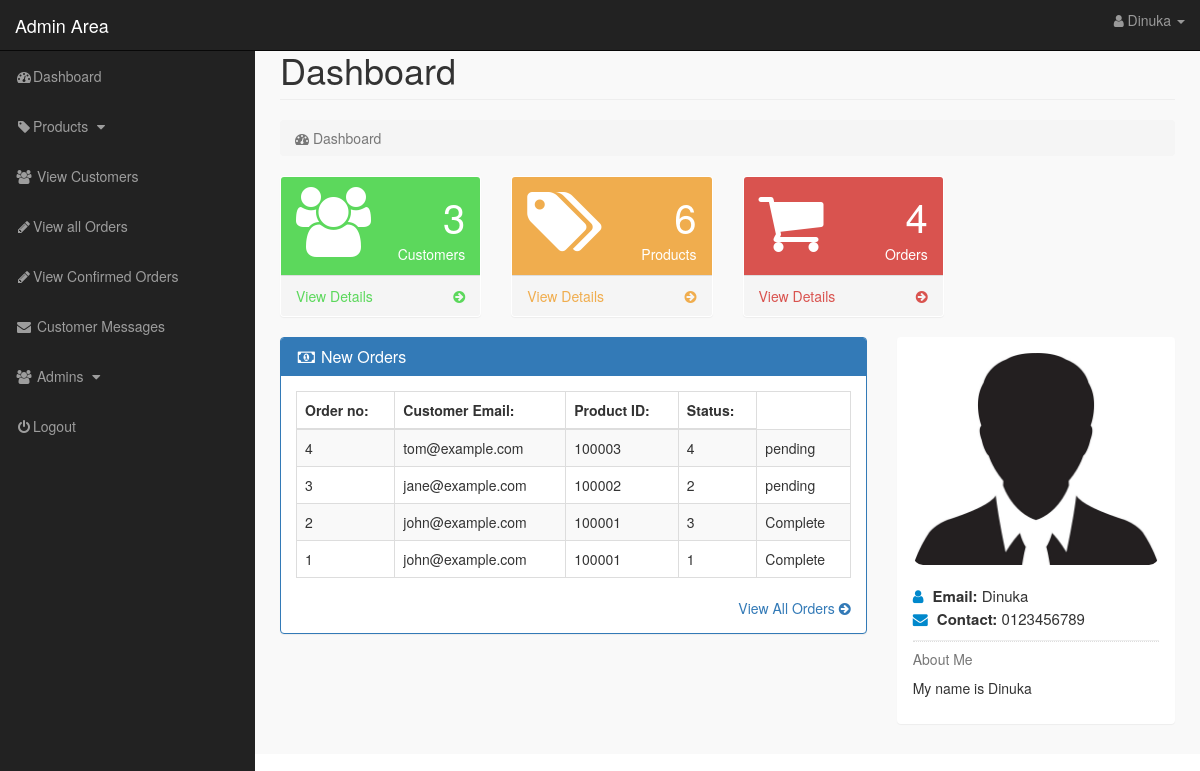
The page /artiful-aisle/admin_area/index.php?dashboard (signed in) on the database its author committed.
### tables this page shows
CREATE TABLE `pending_orders` (
  `order_id`     INT(10) NOT NULL AUTO_INCREMENT,
  `customer_id`  INT(10) NOT NULL COMMENT 'FK → customers',
  `invoice_no`   INT(15) NOT NULL  COMMENT 'Links to customer_orders',
  `product_id`   INT(10) NOT NULL  COMMENT 'FK → products',
  `qty`          INT(10) NOT NULL DEFAULT 1,
  `order_status` ENUM('pending','Confirmed','Cancelled') NOT NULL DEFAULT 'pending',
  PRIMARY KEY (`order_id`),
  KEY `fk_po_customer`   (`customer_id`),
  KEY `fk_po_product`    (`product_id`),
  KEY `idx_po_invoice`   (`invoice_no`),
  CONSTRAINT `fk_po_customer`
    FOREIGN KEY (`customer_id`) REFERENCES `customers` (`customer_id`)
    ON DELETE CASCADE ON UPDATE CASCADE,
  CONSTRAINT `fk_po_product`
    FOREIGN KEY (`product_id`) REFERENCES `products` (`product_id`)
    ON DELETE RESTRICT ON UPDATE CASCADE
);

CREATE TABLE `customers` (
  `customer_id`      INT(10)       NOT NULL AUTO_INCREMENT,
  `customer_fname`   VARCHAR(255)  NOT NULL,
  `customer_lname`   VARCHAR(255)  NOT NULL,
  `customer_email`   VARCHAR(255)  NOT NULL UNIQUE,
  `customer_pass`    VARCHAR(255)  NOT NULL COMMENT 'Store hashed password',
  `customer_country` VARCHAR(100)  NOT NULL,
  `customer_city`    VARCHAR(100)  NOT NULL,
  `customer_address` VARCHAR(255)  NOT NULL,
  `customer_contact` VARCHAR(20)   NOT NULL,
  `customer_image`   TEXT          NOT NULL DEFAULT 'default.jpg',
  `customer_ip`      VARCHAR(45)   NOT NULL COMMENT 'Used for IP-based cart tracking',
  `registered_at`    TIMESTAMP     NOT NULL DEFAULT CURRENT_TIMESTAMP,
  PRIMARY KEY (`customer_id`),
  KEY `idx_customer_email` (`customer_email`),
  KEY `idx_customer_ip`    (`customer_ip`)
);

### artiful-aisle/admin_area/dashboard.php (the view, shortened to what this page needs)
<?php
    if(!isset($_SESSION['admin_email'])){
        echo "<script>window.open('login.php','_self')</script>";
    }else{
?>
<div class="row">
    <div class="col-lg-12">
        <h1 class="page-header"> Dashboard </h1>
        <ol class="breadcrumb">
            <li class="active">
                <i class="fa fa-dashboard"></i> Dashboard
            </li>
        </ol>
    </div>
</div>
<div class="row">
    <div class="col-lg-3 col-md-6">
        <div class="panel panel-green">
            <div class="panel-heading">
                <div class="row">
                    <div class="col-xs-3">
                        <i class="fa fa-users fa-5x"></i>
                    </div>
                    <div class="col-xs-9 text-right">
                        <div class="huge"> <?php echo $count_customers; ?> </div>
                        <div> Customers </div>
                    </div>
                </div>
            </div>
            <a href="index.php?view_customers">
                <div class="panel-footer">
                    <span class="pull-left">View Details</span>
                    <span class="pull-right"><i class="fa fa-arrow-circle-right"></i></span>
                    <div class="clearfix"></div>
                </div>
            </a>
        </div>
    </div>
    <div class="col-lg-3 col-md-6">
        <div class="panel panel-orange">
            <div class="panel-heading">
                <div class="row">
                    <div class="col-xs-3">
                        <i class="fa fa-tags fa-5x"></i>
                    </div>
                    <div class="col-xs-9 text-right">
                        <div class="huge"><?php echo $count_products; ?>  </div>
                        <div> Products </div>
                    </div>
                </div>
            </div>
            <a href="index.php?view_products">
                <div class="panel-footer">
                    <span class="pull-left">View Details</span>
                    <span class="pull-right"><i class="fa fa-arrow-circle-right"></i></span>
                    <div class="clearfix"></div>
                </div>
            </a>
        </div>
    </div>
    <div class="col-lg-3 col-md-6">
        <div class="panel panel-red">
            <div class="panel-heading">
                <div class="row">
                    <div class="col-xs-3">
                        <i class="fa fa-shopping-cart fa-5x"></i>
                    </div>
                    <div class="col-xs-9 text-right">
                        <div class="huge"> <?php echo $count_pending_orders; ?> </div>
                        <div> Orders </div>
                    </div>
                </div>
            </div>
            <a href="index.php?view_orders">
                <div class="panel-footer">
                    <span class="pull-left">View Details</span>
                    <span class="pull-right"><i class="fa fa-arrow-circle-right"></i></span>
                    <div class="clearfix"></div>
                </div>
            </a>
        </div>
    </div>
</div>
<div class="row">
    <div class="col-lg-8">
        <div class="panel panel-primary">
            <div class="panel-heading">
                <h3 class="panel-title">
                    <i class="fa fa-money fa-fw"></i> New Orders
                </h3>
            </div>
            <div class="panel-body">
                <div class="table-responsive">
                    <table class="table table-hover table-striped table-bordered">
                        <thead>
                            <tr>
                                <th> Order no: </th>
                                <th> Customer Email: </th>
                                <th> Product ID: </th>
                                <th> Status: </th>
                            </tr>
                        </thead>
                        <tbody>
                        <?php
                          $get_order = "select * from pending_orders order by 1 DESC LIMIT 0,5";
                          $run_order = mysqli_query($con,$get_order);
                          while($row_order=mysqli_fetch_array($run_order)){
                              $order_id = $row_order['order_id'];
                              $c_id = $row_order['customer_id'];
                              $invoice_no = $row_order['invoice_no'];
                              $product_id = $row_order['product_id'];
                              $order_status = $row_order['order_status'];
                      ?>
                      <tr>
                          <td> <?php echo $order_id; ?> </td>
                          <td>
                              <?php
                                  $get_customer = "select * from customers where customer_id='$c_id'";
                                  $run_customer = mysqli_query($con,$get_customer);
                                  $row_customer = mysqli_fetch_array($run_customer);
                                  $customer_email = $row_customer['customer_email'];
                                  echo $customer_email;
                              ?>
                          </td>
                          <td> <?php echo $invoice_no; ?> </td>
                          <td> <?php echo $product_id; ?> </td>
                          <td>
                              <?php
                                  if($order_status=='pending'){
                                      echo $order_status='pending';
                                  }else{
                                      echo $order_status='Complete';
                                  }
                              ?>
                          </td>
                      </tr>
                      <?php } ?>
                        </tbody>
                    </table>
                </div>
                <div class="text-right">
                    <a href="index.php?view_orders">
                        View All Orders <i class="fa fa-arrow-circle-right"></i>
                    </a>
                </div>
            </div>
        </div>
    </div>
    <div class="col-md-4">
        <div class="panel">
            <div class="panel-body">
                <div class="mb-md thumb-info">
                <img src="admin_images/<?php echo $admin_image; ?>" alt="<?php echo $admin_image; ?>" class="rounded img-responsive">
                </div></br>
                <div class="mb-md">
                    <div class="widget-content-expanded">
                        <i class="fa fa-user"></i> <span> Email: </span> <?php echo $admin_name; ?> <br/>
                        <i class="fa fa-envelope"></i> <span> Contact: </span> <?php echo $admin_contact; ?>  <br/>
                    </div>
                    <hr class="dotted short">
                    <h5 class="text-muted"> About Me </h5>
                    <p>
                        <?php echo $admin_about; ?>
                    </p>
                </div>
            </div>
        </div>
    </div>
</div>
<?php } ?>

### artiful-aisle/admin_area/includes/sidebar.php (shortened to what this page needs)
<?php
    if(!isset($_SESSION['admin_email'])){
        echo "<script>window.open('login.php','_self')</script>";
    }else{
?>
<nav class="navbar navbar-inverse navbar-fixed-top">
    <div class="navbar-header">
        <a href="index.php?dashboard" class="navbar-brand">Admin Area</a>
    </div>
    <ul class="nav navbar-right top-nav">
        <li class="dropdown">
            <a href="#" class="dropdown-toggle" data-toggle="dropdown">
                <i class="fa fa-user"></i> <?php echo $admin_name ?> <b class="caret"></b>
            </a>
        </li>
    </ul>
    <div class="collapse navbar-collapse navbar-exl-collapse">
        <ul class="nav navbar-nav side-nav">
            <li>
                <a href="index.php?dashboard">
                <i class="fa fa-fw fa-dashboard"></i>Dashboard</a>
            </li>
            <li>
                <a href="#" data-toggle="collapse" data-target="#products">
                <i class="fa fa-fw fa-tag"></i>Products
                <i class="fa fa-fw fa-caret-down"></i>
                </a>
            </li>
            <li>
                <a href="index.php?view_customers"><i class="fa fa-fw fa-users"></i> View Customers</a>
            </li>
            <li>
                <a href="index.php?view_orders"><i class="fa fa-fw fa-pencil"></i>View all Orders</a>
            </li>
            <li>
                <a href="index.php?view_payments"><i class="fa fa-fw fa-pencil"></i>View Confirmed Orders</a>
            </li>
            <li>
                <a href="index.php?customer_messages"><i class="fa fa-fw fa-envelope"></i> Customer Messages</a>
            </li>
            <li>
                <a href="#" data-toggle="collapse" data-target="#users">
                        <i class="fa fa-fw fa-users"></i> Admins
                        <i class="fa fa-fw fa-caret-down"></i>
                </a>
            </li>
            <li>
                <a href="./logout.php"><i class="fa fa-fw fa-power-off"></i>Logout</a>
            </li>
        </ul>
    </div>
</nav>
<?php }  ?>

### artiful-aisle/admin_area/css/style.css (style rules this page uses)
body { margin-top: 100px; }
@media (min-width: 768px) { body { margin-top: 50px; } }
.top-nav { padding: 0px 15px; }
.top-nav>li { float: left; display: inline-block; }
.top-nav>li>a { color: #999999; line-height: 20px; padding-top: 15px; padding-bottom: 15px; }
@media (min-width: 768px) { .side-nav { position: fixed; top: 51px; bottom: 0; width: 255px; overflow-y: auto; overflow-x: hidden; background-color: #222222; padding-bottom: 40px; border-radius: 0; } }
@media (min-width: 768px) { .side-nav>li>a { width: 255px; } }
.huge { font-size: 40px; line-height: normal; }
.panel-green { border-color: #5cd85c; }
.panel-green>.panel-heading { color: #ffffff; background-color: #5cd85c; }
.panel-green>a { color: #5cd85c; }
.panel-orange { border-color: #f0ad4e; }
.panel-orange>.panel-heading { color: #ffffff; background-color: #f0ad4e; }
.panel-orange>a { color: #f0ad4e; }
.panel-red { border-color: #d9534f; }
.panel-red>.panel-heading { color: #ffffff; background-color: #d9534f; }
.panel-red>a { color: #d9534f; }
.panel-body { border-radius: 5px; }
.thumb-info { position: relative; }
.rounded { border-radius: 10px; }
hr { border: 0; height: 1px; margin: 10px 0 10px 0; }
hr.dotted { border-bottom: 1px #dddddd dotted; height: 0px; margin: 10px 0 10px 0; }
.widget-content-expanded { font-size: 15px; }
.widget-content-expanded span { font-weight: 600; }
.widget-content-expanded i { color: #0088cc; margin-right: 5px; }

### rows shown on the page
pending_orders: order_id "4", customer.customer_email "tom@example.com", invoice_no "100003", product "4"
pending_orders: order_id "3", customer.customer_email "jane@example.com", invoice_no "100002", product "2"
pending_orders: order_id "2", customer.customer_email "john@example.com", invoice_no "100001", product "3"
pending_orders: order_id "1", customer.customer_email "john@example.com", invoice_no "100001", product "1"

### other values the page prints
$admin_name "Dinuka"
$count_customers "3"
$count_products "6"
$count_pending_orders "4"
$admin_contact "0123456789"
$admin_about "My name is Dinuka"
